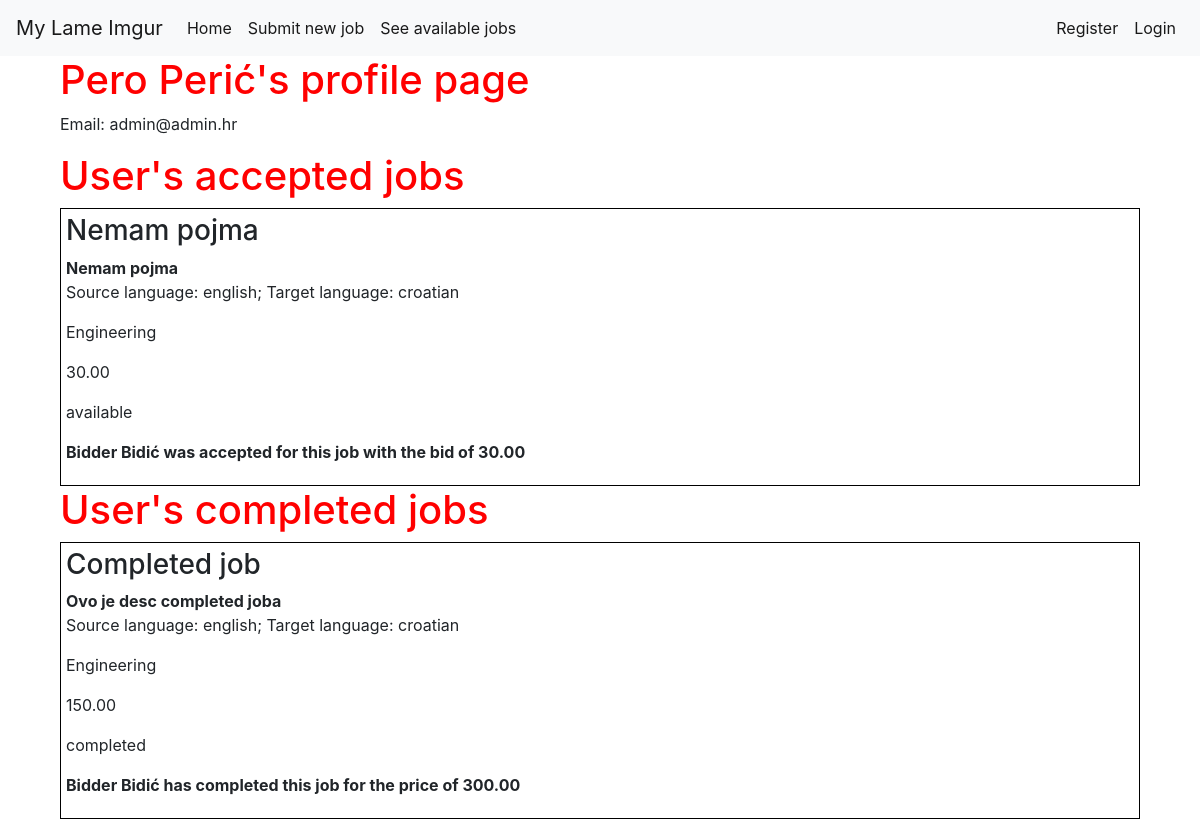
/accounts/profile/1, run on an earlier commit of the app's database.
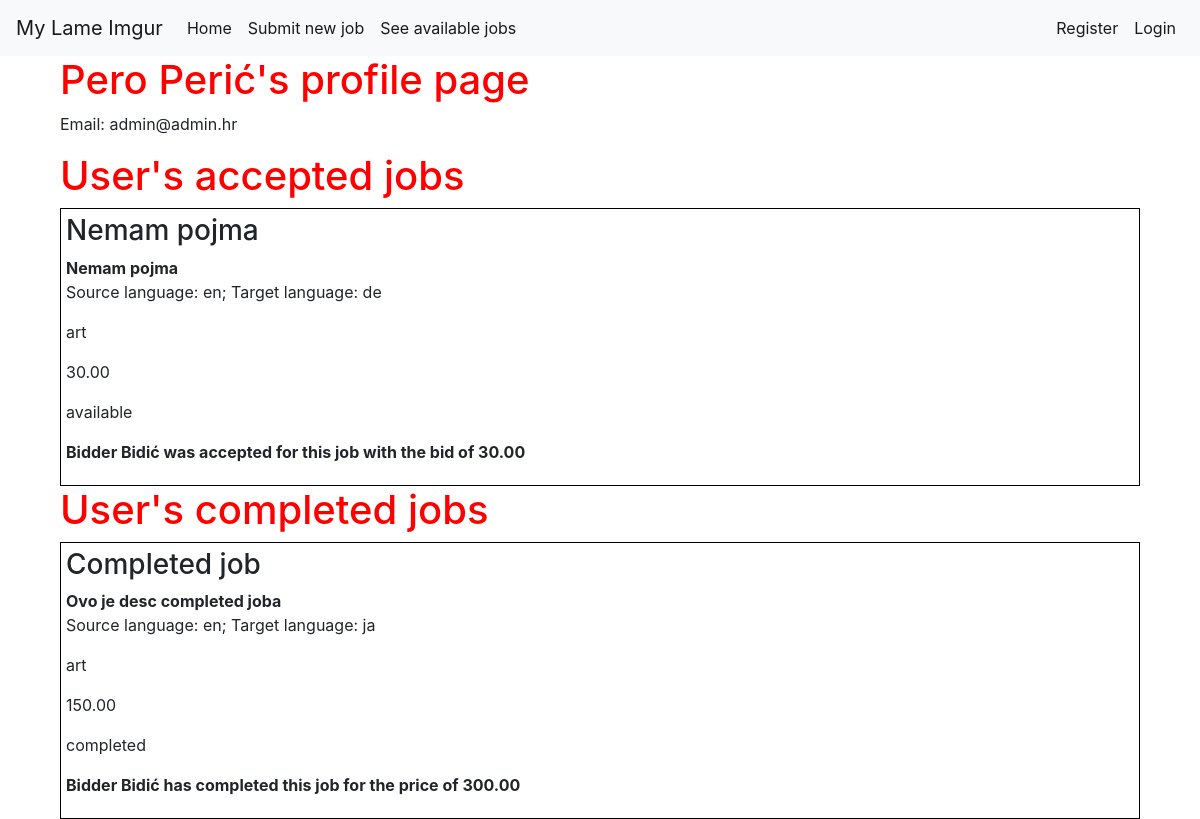
And on a later commit of the database.
### app/models.py (models this page shows, shortened)
class Job(models.Model):
    class Status(models.TextChoices):
        AVAILABLE = 'available', "Available"
        ASSIGNED = 'assigned', "Assigned"
        IN_PROGRESS = 'in_progress', "In Progress"
        COMPLETED = 'completed', "Completed"
    class Field(models.TextChoices):
        ART = 'art', "Art"
        BUS = 'business', "Business"
        COMP = 'computers', "Computers"
        EDU = 'education', "Education"
        ENG = 'engineering', "Engineering"
        FIN = 'finance', "Finance"
        LAW = 'law', "Law"
        LIT = 'literature', "Literature"
        MED = 'medicine', "Medicine"
        SCI = 'science', "Science"
        SOC = 'social_sciences', "Social Sciences"
        TECH = 'technology', "Technology"
    class Language(models.TextChoices):
        ENG = 'en', "English"
        SPA = 'spa', "Spanish"
        FRE = 'fr', "French"
        GER = 'de', "German"
        ITA = 'it', "Italian"
        JPN = 'ja', "Japanese"
        CRO = 'hr', "Croatian"
    user = models.ForeignKey(User, on_delete=models.CASCADE)
    title = models.CharField(max_length=100)
    description = models.CharField(max_length=100)
    source_lang = models.CharField(
            max_length=3,
            choices=Language.choices,
            default=Language.ENG,
    )
    target_lang = models.CharField(
            max_length=3,
            choices=Language.choices,
            default=Language.CRO,
    )
    field = models.CharField(
            max_length=100,
            choices=Field.choices,
            default=Field.ENG,
    )
    budget = models.DecimalField(max_digits=8, decimal_places=2)
    text = models.TextField()
    status = models.CharField(
            max_length=100,
            choices=Status.choices,
            default=Status.AVAILABLE,
    )
    translation = models.TextField(blank=True, null=True)
    def accepted_bid(self):
        return self.bid_set.filter(accepted=True).first()
    def accepted_bidder(self):
        return self.accepted_bid().bidder.account
    @classmethod
    def accepted_jobs_for(cls, user):
        accepted_bids = Bid.objects.filter(job__in=user.job_set.all(), accepted=True)
        accepted_jobs = [ bid.job for bid in accepted_bids if bid.job.status != "completed" ]
        return accepted_jobs

class Bid(models.Model):
    bidder = models.ForeignKey(User, on_delete=models.CASCADE)
    job = models.ForeignKey(Job, on_delete=models.CASCADE)
    price = models.DecimalField(max_digits=8, decimal_places=2)
    accepted = models.BooleanField()

class Account(models.Model):
    user = models.OneToOneField(User, on_delete=models.CASCADE)
    name = models.CharField(max_length=100)
    balance = models.DecimalField(max_digits=8, decimal_places=2, default=0)
    translator = models.BooleanField()

### accounts/views.py (the view)
# urls.py: path('profile/<int:user_id>', views.profile, name="profile"),
def profile(request, user_id):
    user = get_object_or_404(User, pk=user_id)
    accepted_jobs = Job.accepted_jobs_for(user)
    completed_jobs = Job.objects.filter(user=user, status='completed')
    context = {
        'profile_user': user,
        'accepted_jobs': accepted_jobs,
        'completed_jobs': completed_jobs,
    }
    return render(request, 'accounts/profile.html', context)

### accounts/templates/accounts/profile.html
{% extends 'app/base.html' %}
{% block content %}
<div class="container">
  <div class="row">
    <div class="col-md-12">
      <h1>{{ profile_user.account.name }}'s profile page</h1>
      <p>Email: {{ profile_user.email }}</p>
    </div>
  </div>
  <div class="row">
    <div class="col-md-12">
      <h1>User's accepted jobs</h1>
      {% for job in accepted_jobs  %}
        <div class="job">
          <h3>{{ job.title }}</h3>
          <p>
            <strong>{{ job.description   }}</strong> </br>
            Source language: {{ job.source_lang   }};
            Target language: {{ job.target_lang   }}
          </p>
          <p>{{ job.field   }}</p>
          <p>{{ job.budget   }}</p>
          <p>{{ job.status   }}</p>
          <p>
            <strong>
              {{ job.accepted_bidder.name }} was accepted for this job with the
              bid of {{ job.accepted_bid.price }}
            </strong>
          </p>
        </div>
      {% empty %}
        <p>No accepted jobs</p>
      {% endfor %}
    </div>
    <div class="col-md-12">
      <h1>User's completed jobs</h1>
      {% for job in completed_jobs  %}
        <div class="job">
          <h3>{{ job.title }}</h3>
          <p>
            <strong>{{ job.description   }}</strong> </br>
            Source language: {{ job.source_lang   }};
            Target language: {{ job.target_lang   }}
          </p>
          <p>{{ job.field   }}</p>
          <p>{{ job.budget   }}</p>
          <p>{{ job.status   }}</p>
          <p>
            <strong>
              {{ job.accepted_bidder.name }} has completed this job for the
              price of {{ job.accepted_bid.price }}
            </strong>
          </p>
        </div>
      {% empty %}
        <p>No completed jobs</p>
      {% endfor %}
    </div>
  </div>
</div>
{% endblock content %}

What changed in the data, as far as the page shows it:
changed Job "Nemam pojma": source_lang "english" → "en"; target_lang "croatian" → "de"; field "Engineering" → "art"
changed Job "Completed job": source_lang "english" → "en"; target_lang "croatian" → "ja"; field "Engineering" → "art"
